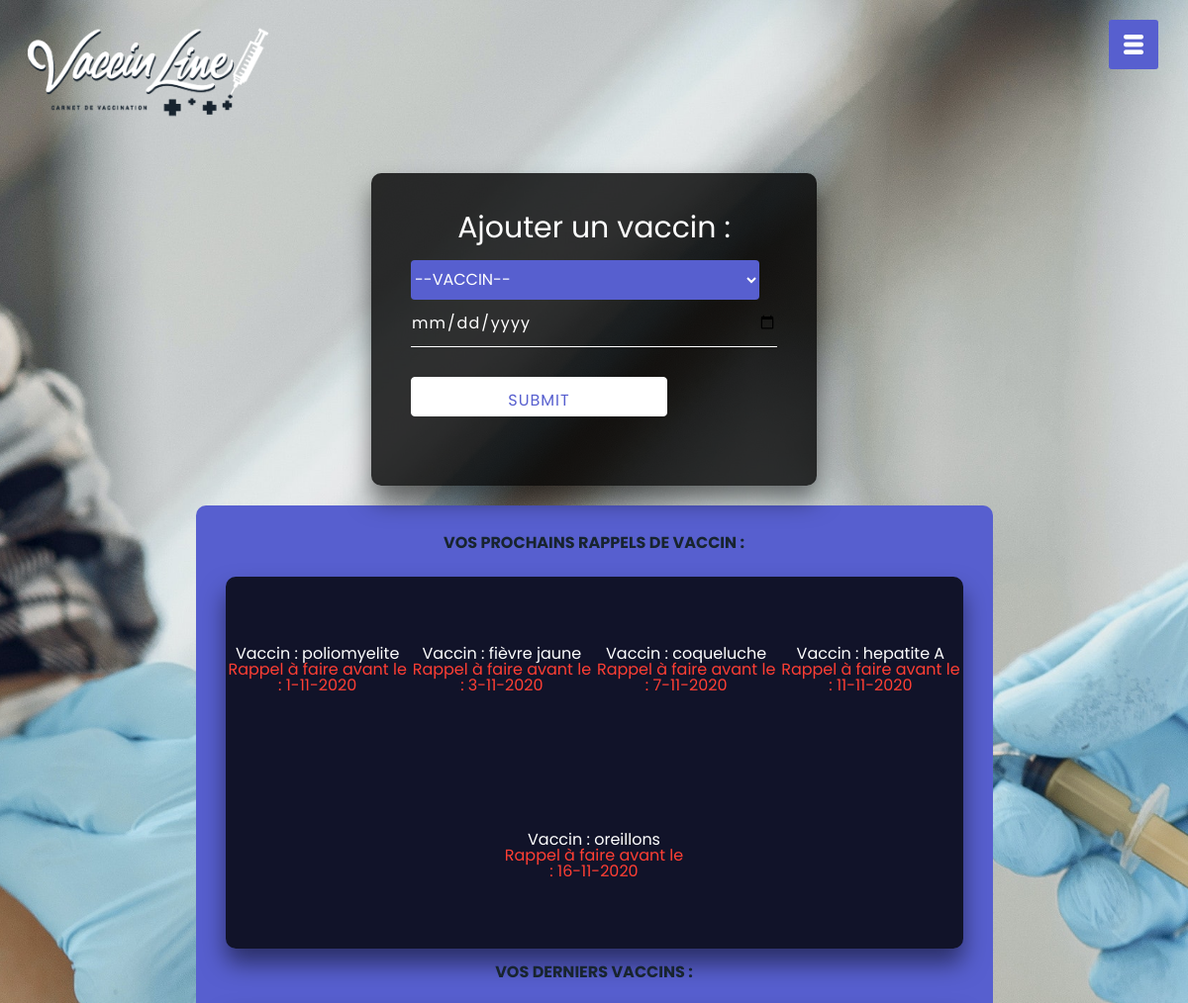
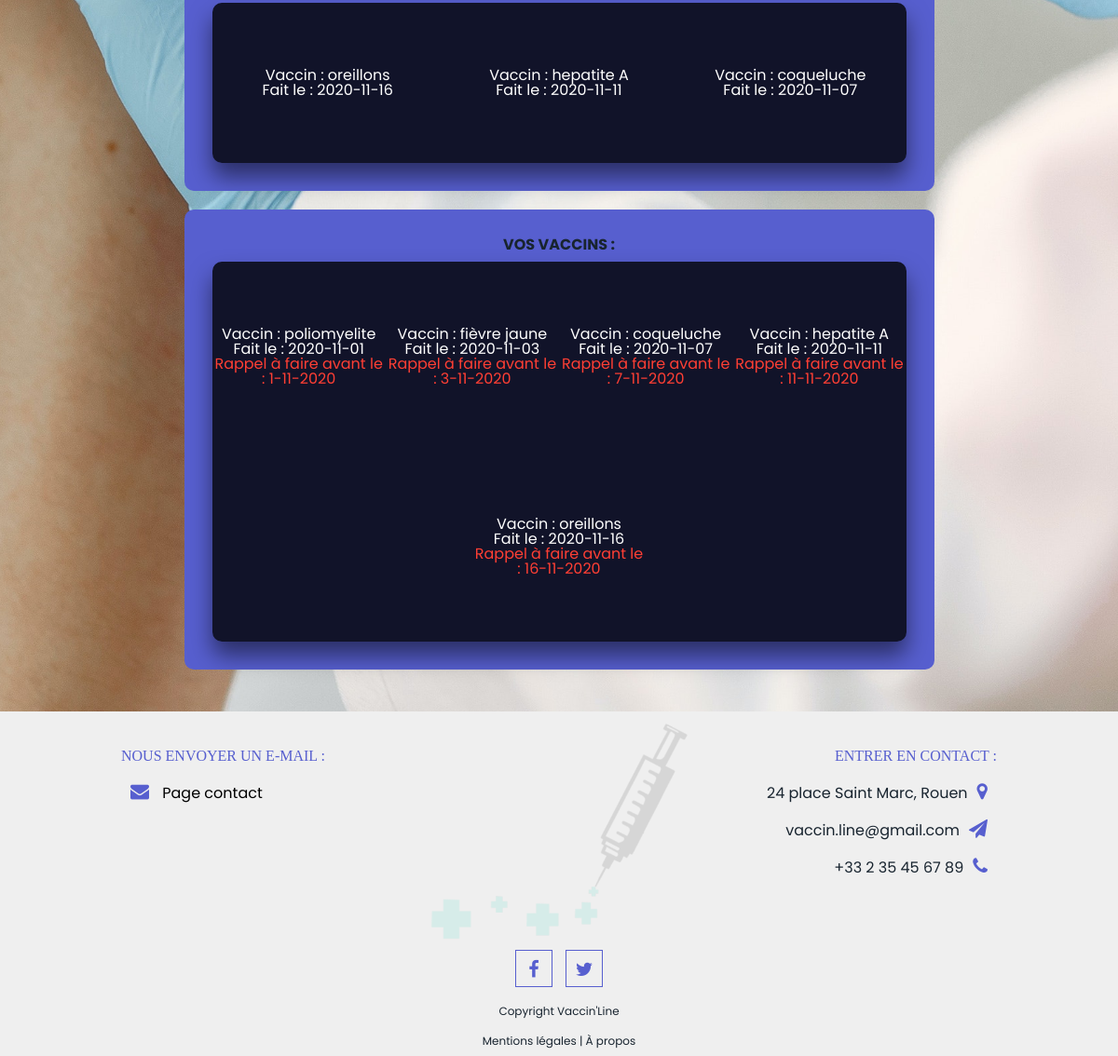
/carnet.php (signed in), run on an earlier commit of the app's database (2 pictures, top to bottom).
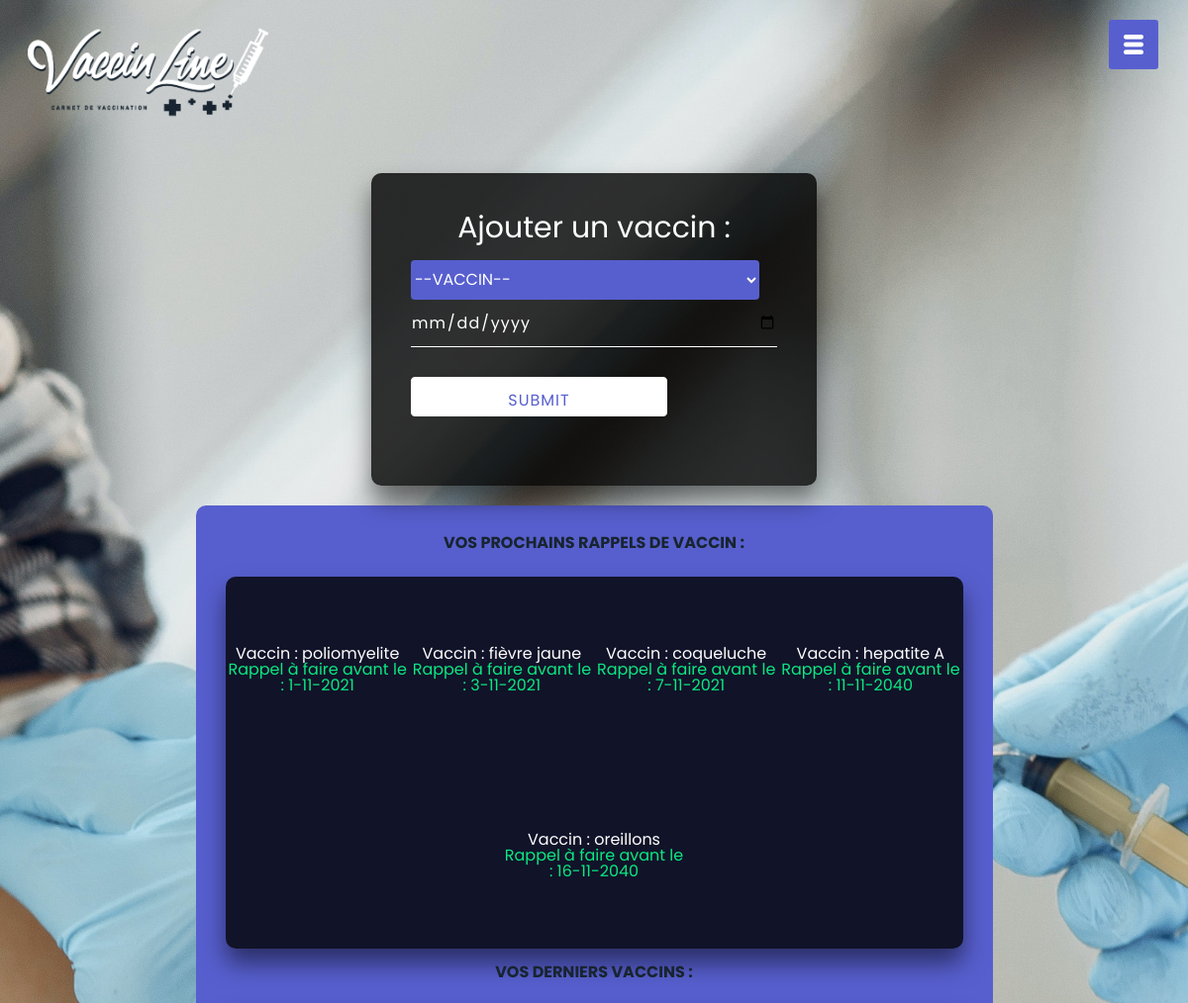
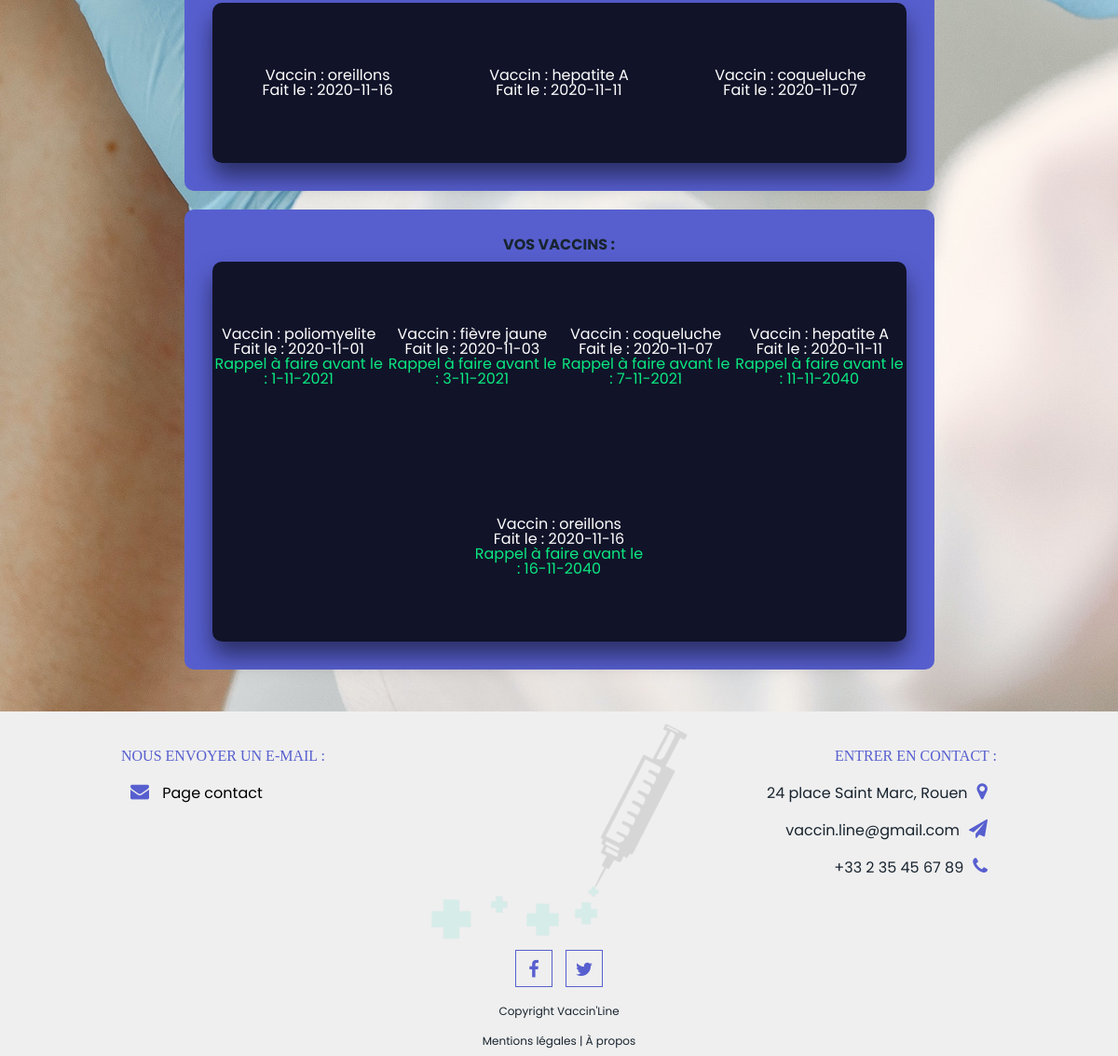
And on a later commit of the database (2 pictures, top to bottom).
### tables this page shows
CREATE TABLE `vl_vaccins` (
  `id` int(11) NOT NULL,
  `maladie` varchar(255) NOT NULL,
  `descriptif` varchar(255) NOT NULL,
  `renouveler_le` datetime DEFAULT NULL,
  `expiration` int(10) NOT NULL,
  `obligatoire` varchar(20) NOT NULL,
  `danger` varchar(50) NOT NULL
);

CREATE TABLE `vl_user_vaccin` (
  `id` int(11) NOT NULL,
  `id_user` int(11) NOT NULL,
  `id_vaccin` int(11) NOT NULL,
  `fait_le` date NOT NULL,
  `renouveler_le` date DEFAULT NULL
);

### inc/function.php (called while the page is built, shortened)
<?php
function timeRenouvellement($userDate, $vaccinExp)
{
  $userDate = strtotime($userDate);
  $prochainRappel = $userDate + $vaccinExp;
  $actualTime = strtotime(date('Y-m-d H:i:s'));
  (int)$interval = $prochainRappel - $actualTime;
  $result = array(
    'prochainRappel' => date('j-m-Y', $prochainRappel),
    'color' => '' ,
  );
  if ($interval > 15778800) {
    $result['color'] = 'style="color: #0be881;"';
  } elseif ($interval <= 15778800 && $interval > 2629800) {
    $result['color'] = 'style="color: #ffa801;"';
  } elseif ($interval <= 2629800) {
    $result['color'] = 'style="color: #ff3f34;"';
  }
  return $result;
}

### carnet.php (the view, shortened to what this page needs)
<?php
include('inc/pdo.php');
include('inc/function.php');
$title = 'Mon carnet';
include('inc/header-front.php');
?>
<?php if(!empty($_SESSION) ) : ?>
  <section id="carnet">
    <div class="addvaccin">
      <form action="carnet.php" method="post" class="form-addvaccin">
        <h2>Ajouter un vaccin :</h2>
        <select name="vaccin" id="vaccin">
          <option value="">--VACCIN--</option>
        </select>
        <div class="w50">
          <input type="date" name="date">
        </div>
        <div class="w50">
          <input type="submit" name="ajoutvaccin">
        </div>
      </form>
    </div>
    <div class="vaccins">
      <div class="rappel">
        <h1>Vos prochains rappels de vaccin :</h1>
        <br>
        <div class="BB1">
          <?php
          $id = $_SESSION['user']['id'];
          $sql = "SELECT * FROM vl_vaccins";
          $query = $pdo->prepare($sql);
          $query->execute();
          $vaccins = $query->fetchAll();
          $sql = "SELECT * FROM vl_user_vaccin WHERE id_user = $id ORDER BY fait_le ASC";
          $query = $pdo->prepare($sql);
          $query->execute();
          $user_vaccins = $query->fetchAll();
          $incre_MB = 1;
          $incre_fait_le = 0;
          ?>
          <?php if(!empty($user_vaccins)) : ?>
            <?php foreach($vaccins as $vaccin) : ?>
              <?php $result = timeRenouvellement($user_vaccins[$incre_fait_le]['fait_le'], $vaccin['expiration']);  ?>
              <div class="MB MB<?php echo $incre_MB; ?>" style="background-color:<?php if(c); ?>;">
                <p>Vaccin : <?php echo $vaccins[($user_vaccins[$incre_fait_le]['id_vaccin'] - 1)]['maladie']; ?></p>
                <p <?php echo $result['color']; ?>>Rappel à faire avant le : <?php echo $result['prochainRappel'] ?> </p>
              </div>
              <?php
              $incre_MB += 1;
              $incre_fait_le +=1;
              if($incre_fait_le == count($user_vaccins)) {
                break;
              }
              ?>
            <?php endforeach; ?>
          <?php else : ?>
            <p class="pasdevaccin">Vous n'avez pas de vaccin</p>
          <?php endif;?>
        </div>
        <br>
        <h1>Vos derniers vaccins :</h1>
        <br>
        <div class="BB2">
          <?php
          $sql = "SELECT * FROM vl_user_vaccin WHERE id_user = $id ORDER BY fait_le DESC LIMIT 3";
          $query = $pdo->prepare($sql);
          $query->execute();
          $user_vaccins = $query->fetchAll();
          $incre_MB = 1;
          $incre_fait_le = 0;
          if (!empty($user_vaccins)) {
            foreach ($vaccins as $vaccin) {
              echo '<div class="MB MB'. $incre_MB .'">';
              echo '<p> Vaccin : '. $vaccins[($user_vaccins[$incre_fait_le]['id_vaccin'] - 1)]['maladie'] . '</p>';
              echo '<p> Fait le : '. $user_vaccins[$incre_fait_le]['fait_le'] . '</p>';
              echo '</div>';
              $incre_MB += 1;
              $incre_fait_le +=1;
              if($incre_fait_le == count($user_vaccins)) {
                break;
              }
            }
          } else {
            echo '<p class="pasdevaccin"> Vous n\'avez pas de vaccin actuelement </p>';
          }
          ?>
        </div>
      </div>
    </div>
    <div class="vaccins">
      <div class="rappel">
        <h1>Vos vaccins :</h1>
        <?php
        $id = $_SESSION['user']['id'];
        $sql = "SELECT * FROM vl_user_vaccin WHERE id_user = $id ORDER BY fait_le ASC";
        $query = $pdo->prepare($sql);
        $query->execute();
        $user_vaccins = $query->fetchAll();
        $incre_fait_le = 0;
        ?>
        <?php if (!empty($user_vaccins)) : ?>
          <div class="BB_carnet">
            <?php foreach($vaccins as $vaccin) : ?>
              <?php $result = timeRenouvellement($user_vaccins[$incre_fait_le]['fait_le'], $vaccin['expiration']);  ?>
              <div class="MB_carnet">
                <p>Vaccin : <?php echo $vaccins[($user_vaccins[$incre_fait_le]['id_vaccin'] - 1)]['maladie']; ?></p>
                <p>Fait le : <?php echo $user_vaccins[$incre_fait_le]['fait_le']; ?></p>
                <p <?php echo $result['color']; ?>>Rappel à faire avant le : <?php echo $result['prochainRappel'] ?> </p>
              </div>
              <?php
              $incre_fait_le +=1;
              if($incre_fait_le == count($user_vaccins)) {
                break;
              }
              ?>
            <?php endforeach; ?>
          </div>
        <?php else : ?>
          <p class="pasdevaccin">Vous n'avez pas de vaccins actuellement</p>
        <?php endif; ?>
      </div>
    </div>
  </div>
<?php endif; ?>
<?php
include('inc/mini-footer-front.php');

### inc/header-front.php (shortened to what this page needs)
<!DOCTYPE html>
<html lang="fr">
<head>
  <link rel="stylesheet" href="asset/css/style-front.css">
  <link rel="stylesheet" href="https://stackpath.bootstrapcdn.com/font-awesome/4.7.0/css/font-awesome.min.css">
</head>
<body>
  <?php if ($title == 'Home') : ?>
    <section id="banner">
      <a href="index.php"><img src="asset/img/hugologonb.png" class="logo"></a>
      <div class="banner-text">
        <h1>Vaccin Line</h1>
        <p>Vaccin Line Le Carnet Du Futur</p>
        <div class="banner-btn">
          <?php if(!empty($_SESSION)) : ?>
            <a href="carnet.php"><span></span>Mon carnet</a>
          <?php endif; ?>
          <?php if(empty($_SESSION)) : ?>
            <a href="signin.php"><span></span>Inscription</a>
            <a href="login.php"><span></span>Connexion</a>
          <?php endif; ?>
        </div>
      </div>
      <div class="log-header">
        <?php if(empty($_SESSION)) : ?>
        <?php endif; ?>
        <?php if(!empty($_SESSION)) : ?>
        <?php endif; ?>
      </div>
    </section>
  <?php elseif ($title == 'A propos' or $title == 'Mentions légales') : ?>
  <?php else : ?>
    <a href="index.php"><img src="asset/img/hugologonb.png" class="logo"></a>
  <?php endif; ?>
  <div id="menuBtn">
    <img src="asset/img/menu.png" id="menu">
  </div>
  <div class="container">

### inc/mini-footer-front.php (shortened to what this page needs)
<section id="minifooter">
  <img src="asset/img/minilogo.png" class="minifooter-img" alt="">
  <div class="footer-row">
    <div class="footer-left">
      <h1>Nous envoyer un e-mail :</h1>
      <p><a href="contact.php"><i class="fa fa-envelope"></i> Page contact</a></p>
    </div>
    <div class="footer-right">
      <h1>Entrer en Contact :</h1>
      <p>24 place Saint Marc, Rouen<i class="fa fa-map-marker"></i></p>
      <p>vaccin.line@gmail.com<i class="fa fa-paper-plane"></i></p>
      <p>+33 2 35 45 67 89<i class="fa fa-phone"></i></p>
    </div>
  </div>
  <div class="social-links">
    <a href="https://www.facebook.com/VaccinL/" target="_blank"><i class="fa fa-facebook"></i></a>
    <a href="https://twitter.com/VaccinL" target="_blank"><i class="fa fa-twitter"></i></a>
    <p>Copyright Vaccin'Line</p>
    <p class="mention"><a href="mention.php">Mentions légales</a> | <a href="propos.php">À propos</a></p>
  </div>
</section>
</body>
</html

What changed in the data, as far as the page shows it:
changed vl_vaccins (number 1 of 5 on the later page): expiration 0 → 31557600 (drawn)
changed through a linked row, vl_user_vaccin "poliomyelite": fait_le.expiration "1-11-2020" → "1-11-2021"
changed vl_vaccins (number 2 of 5 on the later page): expiration 0 → 31557600 (drawn)
changed through a linked row, vl_user_vaccin "fièvre jaune": fait_le.expiration "3-11-2020" → "3-11-2021"
changed vl_vaccins (number 3 of 5 on the later page): expiration 0 → 31557600 (drawn)
changed through a linked row, vl_user_vaccin "coqueluche": fait_le.expiration "7-11-2020" → "7-11-2021"
changed vl_vaccins (number 4 of 5 on the later page): expiration 0 → 631152000 (drawn)
changed through a linked row, vl_user_vaccin "hepatite A": fait_le.expiration "11-11-2020" → "11-11-2040"
changed vl_vaccins (number 5 of 5 on the later page): expiration 0 → 631152000 (drawn)
changed through a linked row, vl_user_vaccin "oreillons": fait_le.expiration "16-11-2020" → "16-11-2040"
